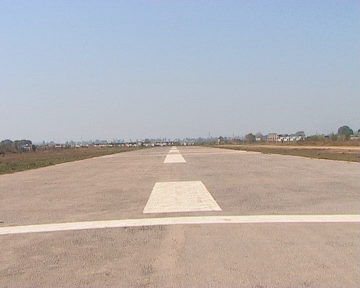
#> input picture 8_Intrusion_Detection/Images/AirstripRunAroundFeb2006_1300.bmp, 360 x 288 px; its folder holds 4 pictures in this run; the run also reads 1 picture not shown here
$ jupyter execute --allow-errors 8_Intrusion_Detection_INCREMENTAL_CLUSTERING.ipynb
#> lines starting #> are read from the running program, lines starting #| are printed output that depends on the picture
## Incremental Clustering:

[cell 1]
from sklearn.datasets import load_iris
import numpy as np

[cell 2]
data = load_iris()
X = data.data
y = data.target
np.unique(y)

from sklearn.model_selection import train_test_split
X_train, X_test, y_train, y_test = train_test_split(X, y, test_size = 0.1)

[cell 3]
import random
import math

class DataPoint:
    def __init__(self, a , b , c, d ):
        self.a = a
        self.b = b
        self.c = c
        self.d = d

    def get_a(self):
        return self.a

    def get_b(self):
        return self.b

    def get_c(self):
        return self.c

    def get_d(self):
        return self.d

    def set_cluster(self, clusterNumber):
        self.clusterNumber = clusterNumber

    def get_cluster(self):
        return self.clusterNumber

[cell 4]
class Centroid:
    def __init__(self, a, b , c, d):
        self.a = a
        self.b = b
        self.c = c
        self.d = d

    def set_a(self, a):
        self.a = a

    def get_a(self):
        return self.a

    def set_b(self, b):
        self.b = b
    def get_b(self):
        return self.b

    def set_c(self, c):
        self.c = c
    def get_c(self):
        return self.c

    def set_d(self, d):
        self.d = d
    def get_d(self):
        return self.d

[cell 5]
def initialize_centroids():
    for k in range(K):
        c1 = Centroid(random.uniform(4,8) , random.uniform(1.5,4.5) , random.uniform(0.5,7) ,random.uniform(0,3))
        centroids.append(c1)
        clusters.append(0)
    return

[cell 6]
def get_distance(datapoint , centroid):
    return math.sqrt(math.pow(datapoint.get_a()-centroid.get_a(),2)+ math.pow(datapoint.get_b()-centroid.get_b(),2)+ math.pow(datapoint.get_c()-centroid.get_c(),2)
                     + math.pow(datapoint.get_d()-centroid.get_d(),2))

def calculate_centroids(X, y):
    (inputs , outputs) = X, y
    for i in range(150):
        d = DataPoint(float(inputs[i][0]) , float(inputs[i][1]) , float(inputs[i][2]) ,float(inputs[i][3]))
        #print("data centoid:             (" , d.get_a() , " , " , d.get_b() , " , " , d.get_c() , " , " , d.get_d() , ")")
        distances = []
        for k in range(K):
            distances.append(get_distance(d , centroids[k]))
        #print('distances : ' , distances)
        min_index = distances.index(min(distances))
        #print("centroid number " , min_index , " is selected")
        centroids[min_index].set_a(
            (d.get_a()+ (clusters[min_index]*centroids[min_index].get_a()))/(clusters[min_index]+1))
        centroids[min_index].set_b(
            (d.get_b()+ (clusters[min_index]*centroids[min_index].get_b()))/(clusters[min_index]+1))
        centroids[min_index].set_c(
            (d.get_c()+ (clusters[min_index]*centroids[min_index].get_c()))/(clusters[min_index]+1))
        centroids[min_index].set_d(
            (d.get_d()+ (clusters[min_index]*centroids[min_index].get_d()))/(clusters[min_index]+1))
        clusters[min_index] += 1
        #print("Updated centoid:             (" , centroids[min_index].get_a() , " , " , centroids[min_index].get_b() , " , " , centroids[min_index].get_c() , " , " , centroids[min_index].get_d() , ")")
        #print("point number " , i+1 , 'belongs to class ' , min_index+1)
    return

[cell 7]
def show_centroids():
    print("updated centroids : ")
    for c1 in centroids:
        print("(" , c1.get_a() , " , " , c1.get_b() , " , " , c1.get_c() , " , " , c1.get_d() , ")")

def show_results():
    miss_classified_data = 0
    for number in clusters:
        print(number, " data points belong to cluster number ", clusters.index(number)+1)
        if(number - 50 > 0):
            miss_classified_data += number - 50
    print('Accuracy : ' , 100-((miss_classified_data/150.0)*100) , '%')

def calculate_entropy():
    global clusters
    entropy =0
    for number in clusters:
        if number != 0:
            entropy += (number/150.0)*math.log(number/150.0)
    print("Entropy: ",entropy)

[cell 8]
def ikmean(X, y):
    initialize_centroids()
    calculate_centroids(X, y)
    #show_centroids()
    show_results()
    calculate_entropy()

[cell 9]
K = len(np.unique(y))
TOTAL_NUMBER_OF_DATA = len(X)
centroids = []

clusters = []

ikmean(X, y)

### INTRUSION DETECTION

[cell 10]
import numpy as np
import matplotlib.image as mpimg
import matplotlib.pyplot as plt
import os
import sys
import cv2

[cell 11]
def initBackground(initImage):
    img_arr = mpimg.imread(initImage)
#> img_arr is the input picture: shape (288, 360, 3); mean R, G, B 180.9, 176.4, 176.7
#> in Background_Subtraction, `mean, variance = initBackground(initImage)`: variance: shape (288, 360, 3) float64; every value is 9
    mean = img_arr
    variance = 9*np.ones(img_arr.shape)
    return(mean,variance)

[cell 12]
def ForegroundDetection(img_file,mean,variance,lmda):
#> called with lmda = 0.8
    img = cv2.imread(img_file)
    d = img - mean
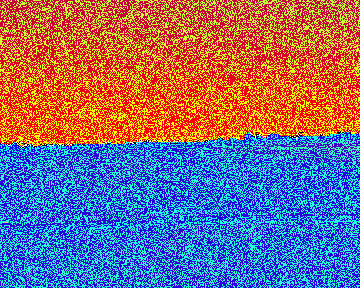
#> d: shape (288, 360, 3); mean B, G, R 127, 109, 128.8
    y = variance*(lmda**2)
#> y: shape (288, 360, 3) float64; every value is 5.76
    d_2 = np.square(d)
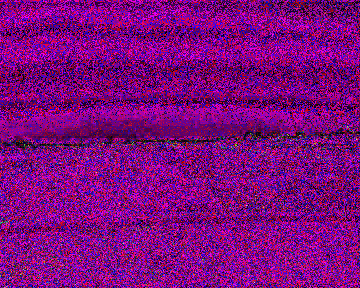
#> d_2: shape (288, 360, 3); mean B, G, R 125, 8.6, 124.4
    I = d_2 - y
    mask = np.all(I>0,axis=2)
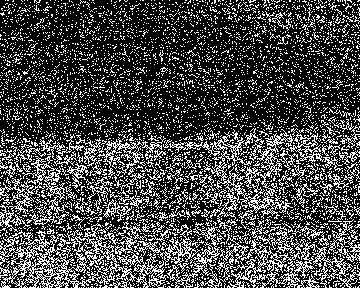
#> mask: shape (288, 360) bool; 28.4% white in thin lines or dots
    rI = 255*mask.astype(int)
#> rI: shape (288, 360) int64; 28.4% white in thin lines or dots
    rI = rI.astype(np.uint8)
#> rI: shape (288, 360); 28.4% white in thin lines or dots
    return(rI)

[cell 13]
def initialize(data):
    mean = data
    variance = 9*np.ones(data.shape)
    return(mean,variance)

[cell 14]
def Voting(rI,eta,m,n):
#> called with eta = 0.7, m = 8, n = 8
    r,c = rI.shape
#> r = 288; c = 360
    cI = np.zeros((rI.shape[0],rI.shape[1]))
    for i in range(m,r-1-m):
        for j in range(n,c-1-n):
            img_patch = rI[i-m:i,j-n:j]
            y_unq, counts = np.unique(img_patch,return_counts=True)
            if len(counts) == 1 and y_unq[0] == 1:
                cI[i,j] = 255
            if len(counts)>1:
                if counts[1] > eta*m*n:
                    cI[i,j] = 255
#> cI: shape (288, 360) float64; every value is 0
    cI = cI.astype(np.uint8)
#> cI: shape (288, 360); every value is 0
    return cI

[cell 15]
def meanvarUpdate(cI,img_path,M,V,alpha):
#> called with alpha = 0.8
    img = mpimg.imread(img_path)
    mean_upd = np.zeros(img.shape)
    var_upd = np.zeros(img.shape)
    d = img - M
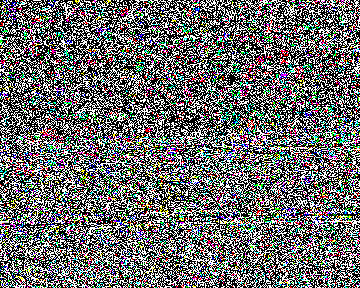
#> d: shape (288, 360, 3); mean R, G, B 108.8, 109, 108.6
    d_2 = np.square(d)
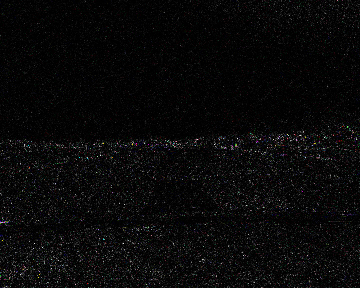
#> d_2: shape (288, 360, 3); mean R, G, B 8.8, 8.6, 8.6
    for i in range(cI.shape[0]):
        for j in range(cI.shape[1]):
            if cI[i,j] == 0:
                mean_upd[i,j,:] = (1-alpha)*M[i,j,:] + alpha*img[i,j,:]
                var_upd[i,j,:] = (1-alpha)*(V[i,j,:] + alpha*d_2[i,j,:])
                var_upd[i,j,:] = np.clip(var_upd[i,j,:],a_min = 9,a_max = None)
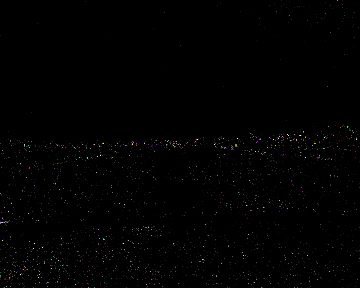
#> var_upd: shape (288, 360, 3) float64; mean R, G, B 9.2, 9.2, 9.2; drawn with min black and max white
    return(mean_upd,var_upd)

[cell 16]
def Background_Subtraction(img_dir,lmda,eta,m,n,alpha):

    img_file_name = os.listdir(img_dir)
    initImage = os.path.join(img_dir,img_file_name[0])
    mean, variance = initBackground(initImage)
#     print(variance)
    for i in range(1,19):
        img_path = os.path.join(img_dir,img_file_name[i])

        fig, ax = plt.subplots(1,3,figsize=(10,10))
        rI = ForegroundDetection(img_path,mean,variance,lmda)
        ax[0].imshow(rI,cmap="gray")

        cI = Voting(rI,eta,m,n)
        mean, variance = meanvarUpdate(cI,img_path,mean,variance,alpha)
        ax[1].imshow(cI,cmap="gray")

        img = cv2.imread(img_path)
        ax[2].imshow(img,cmap="gray")

        plt.show()
#> figure, not shown here; B, G, R data is drawn as R, G, B
#> pass 2 of the loop in Background_Subtraction, `for i in range(1,19):`:
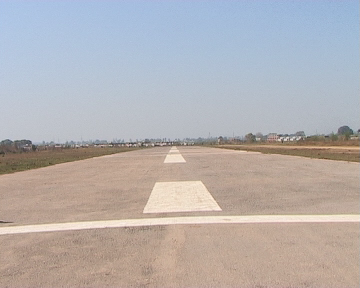
#> input picture 8_Intrusion_Detection/Images/AirstripRunAroundFeb2006_1302.bmp, 360 x 288 px
#> in ForegroundDetection, img is the input picture: shape (288, 360, 3); mean B, G, R 176.7, 176.3, 180.9
#> in ForegroundDetection (call 2), `mask = np.all(I>0,axis=2)`:
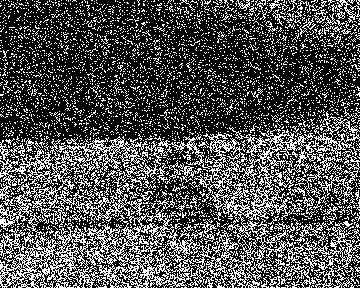
#> mask: shape (288, 360) bool; 31.8% white in thin lines or dots
#> in meanvarUpdate (call 2), `d = img - M`:
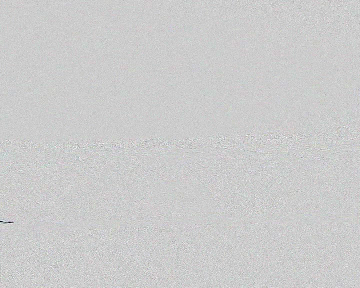
#> d: shape (288, 360, 3) float64; mean R, G, B -0.00838, 0.0013, -0.00275; drawn with min black and max white
#> pass 3 of the loop in Background_Subtraction, `for i in range(1,19):`:
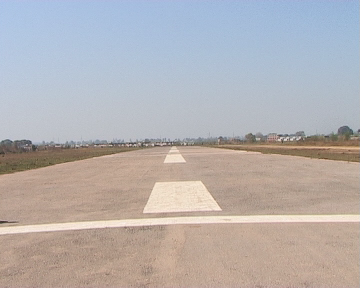
#> input picture 8_Intrusion_Detection/Images/AirstripRunAroundFeb2006_1303.bmp, 360 x 288 px
#> in ForegroundDetection, img is the input picture: shape (288, 360, 3); mean B, G, R 176.7, 176.3, 180.9
#> in ForegroundDetection (call 3), `mask = np.all(I>0,axis=2)`:
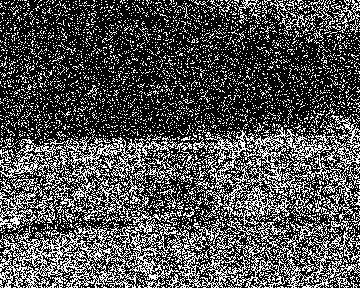
#> mask: shape (288, 360) bool; 31.3% white in thin lines or dots
#> in meanvarUpdate (call 3), `d = img - M`:
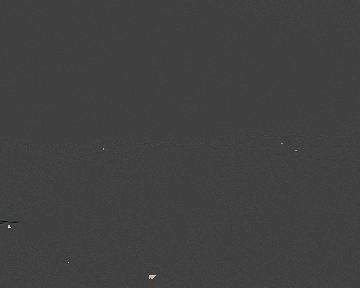
#> d: shape (288, 360, 3) float64; mean R, G, B 0, 0, 0; drawn with min black and max white
#> the loop made 4 passes; the first 3 are shown
    return(mean,variance)
